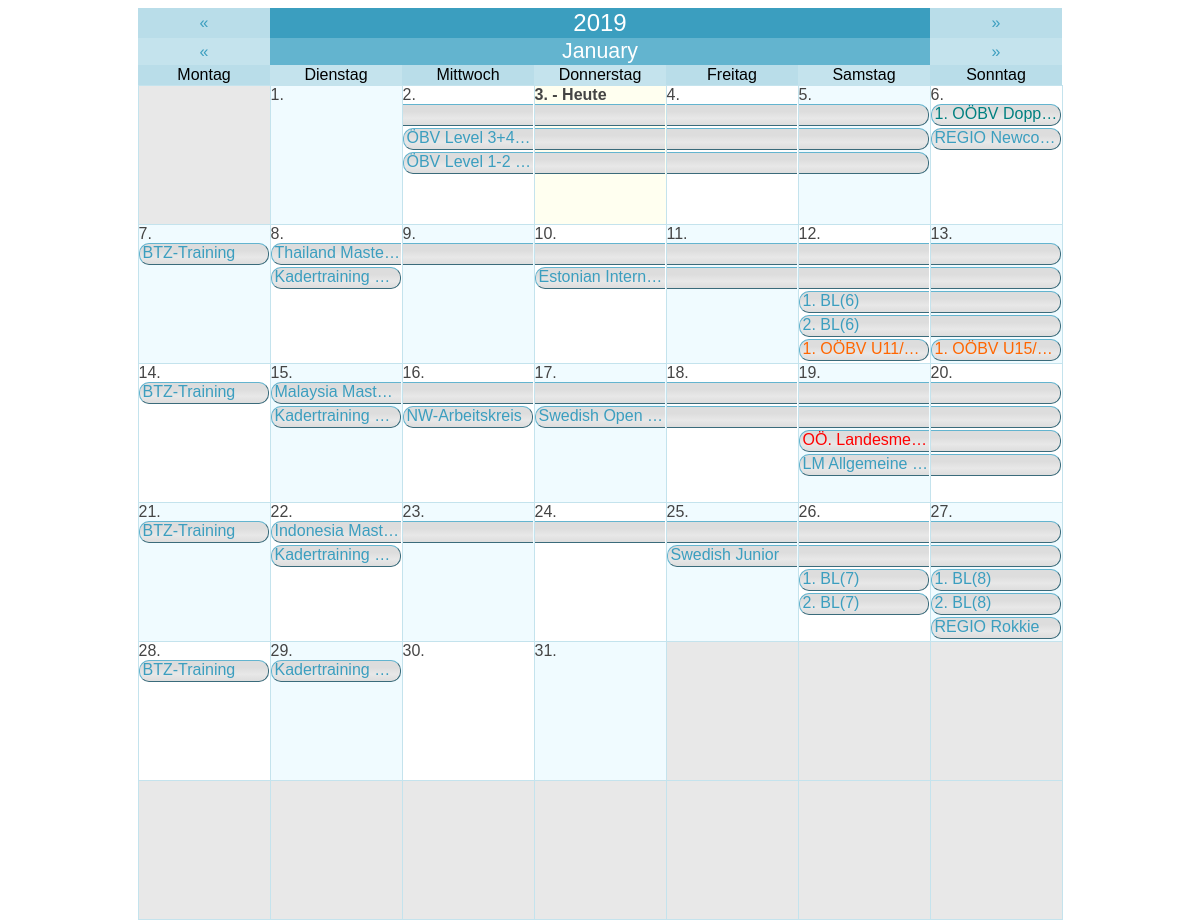
Screenshot of /graphic_calendar.php with the database file from the repository.
### tables this page shows
CREATE TABLE `agenda` (
  `id` int(11) NOT NULL AUTO_INCREMENT,
  `title` varchar(255) NOT NULL,
  `description` text NOT NULL,
  `date_begin` date NOT NULL,
  `date_end` date NOT NULL,
  `isTimespan` tinyint(1) NOT NULL,
  `location` varchar(255) NOT NULL,
  `time_start` time NOT NULL,
  `time_end` time NOT NULL,
  `category` varchar(20) NOT NULL,
  `participant` varchar(255) NOT NULL,
  `responsible` varchar(255) NOT NULL,
  `additional_info` text NOT NULL,
  PRIMARY KEY (`id`)
);

CREATE TABLE `zentralausschreibungen` (
  `id` int(11) NOT NULL AUTO_INCREMENT,
  `size` varchar(10) NOT NULL,
  `category` varchar(200) NOT NULL,
  `title_line1` varchar(255) NOT NULL,
  `title_line2` varchar(255) NOT NULL,
  `date_begin` date NOT NULL,
  `date_end` date NOT NULL,
  `act_timespan` int(11) NOT NULL,
  `act_verein` tinyint(1) NOT NULL,
  `verein` varchar(255) NOT NULL,
  `act_uhrzeit` tinyint(1) NOT NULL,
  `uhrzeit` varchar(255) NOT NULL,
  `act_auslosung` tinyint(1) NOT NULL,
  `auslosung` varchar(255) NOT NULL,
  `act_hallenname` tinyint(1) NOT NULL,
  `hallenname` varchar(255) NOT NULL,
  `act_anschrift_halle` tinyint(1) NOT NULL,
  `anschrift_halle` varchar(255) NOT NULL,
  `act_anzahl_felder` tinyint(1) NOT NULL,
  `anzahl_felder` varchar(50) NOT NULL,
  `act_turnierverantwortlicher` tinyint(1) NOT NULL,
  `turnierverantwortlicher` varchar(255) NOT NULL,
  `act_oberschiedsrichter` tinyint(1) NOT NULL,
  `oberschiedsrichter` varchar(255) NOT NULL,
  `act_telefon` tinyint(1) NOT NULL,
  `telefon` varchar(30) NOT NULL,
  `act_anmeldung_online` tinyint(1) NOT NULL,
  `anmeldung_online` varchar(255) NOT NULL,
  `act_anmeldung_email` tinyint(1) NOT NULL,
  `anmeldung_email` varchar(255) NOT NULL,
  `act_nennungen_email` tinyint(1) NOT NULL,
  `nennungen_email` varchar(255) NOT NULL,
  `act_nennschluss` tinyint(1) NOT NULL,
  `nennschluss` date NOT NULL,
  `act_zusatzangaben` tinyint(1) NOT NULL,
  `zusatzangaben` varchar(255) NOT NULL,
  `location` varchar(255) NOT NULL,
  PRIMARY KEY (`id`)
);

### data/string.lib.php (called while the page is built, shortened)
<?php
function SReplace($string,$specialCharacters='')
{
    $sstr = str_replace(' ','-',$string);
    $sstr = str_replace('&Auml;','AE',$sstr);
    $sstr = str_replace('&auml;','ae',$sstr);
    $sstr = str_replace('&Ouml;','OE',$sstr);
    $sstr = str_replace('&ouml;','oe',$sstr);
    $sstr = str_replace('&Uuml;','UE',$sstr);
    $sstr = str_replace('&uuml;','ue',$sstr);
    $sstr = str_replace('&szlig;','ss',$sstr);
    $sstr = str_replace('Ã„','AE',$sstr);
    $sstr = str_replace('Ã¤','ae',$sstr);
    $sstr = str_replace('Ã–','OE',$sstr);
    $sstr = str_replace('Ã¶','oe',$sstr);
    $sstr = str_replace('Ãœ','UE',$sstr);
    $sstr = str_replace('Ã¼','ue',$sstr);
    $sstr = str_replace('ÃŸ','ss',$sstr);
    $sstr = preg_replace('/[^0-9A-Za-z-'.$specialCharacters.'\|]/', '', $sstr);
    return $sstr;
}
?>

### data/mysql.lib.php (called while the page is built, shortened)
<?php
class MySQL
{
    private static $sqlConnectionLink;
    public static function SetSQLLink($link)
    {
        self::$sqlConnectionLink = $link;
    }
    private static function GetParamTypeList($paramTypeList,$paramAmt)
    {
        if(substr($paramTypeList,0,1) == "@")
        {
            $broadcastType = str_replace("@","",$paramTypeList);
            $mySQLParamTypes = '';
            for($i=0;$i<$paramAmt;$i++) $mySQLParamTypes .= $broadcastType;
        }
        else
        {
            if($paramAmt == strlen($paramTypeList) OR ($paramTypeList == "" AND $paramAmt == -1)) $mySQLParamTypes = $paramTypeList;
            else die("<b>Not enought parameters provided!</b> <br> <b>Provided: </b> ".strlen($paramTypeList)." <br><b>Required:</b> $paramAmt");
        }
        return $mySQLParamTypes;
    }
    public static function Row($sqlStatement,$parameterTypes="", &...$sqlParameters)
    {
        $parameterAmount = func_num_args() - 2;
        $parameterTypeList = self::GetParamTypeList($parameterTypes,$parameterAmount);
        $stmt = self::$sqlConnectionLink->prepare($sqlStatement);
        if($parameterTypes != "") call_user_func_array(array($stmt, "bind_param"), array_merge(array($parameterTypeList), $sqlParameters));
        $stmt->execute();
        $result = $stmt->get_result();
        $row = $result->fetch_array();
        return $row;
    }
    public static function Cluster($sqlStatement,$parameterTypes="", &...$sqlParameters)
    {
        $rowArray = array();
        $parameterAmount = func_num_args() - 2;
        $parameterTypeList = self::GetParamTypeList($parameterTypes,$parameterAmount);
        $stmt = self::$sqlConnectionLink->prepare($sqlStatement);
        if($parameterTypes != "") call_user_func_array(array($stmt, "bind_param"), array_merge(array($parameterTypeList), $sqlParameters));
        $stmt->execute();
        $result = $stmt->get_result();
        while($row = $result->fetch_assoc()) array_push($rowArray,$row);
        return $rowArray;
    }
}
?>

### data/setting.lib.php (called while the page is built, shortened)
<?php
class Setting
{
    private static $sqlConnectionLink;
    public static function SetSQLLink($link)
    {
        self::$sqlConnectionLink = $link;
    }
    public static function Get($setting)
    {
        $stmt = self::$sqlConnectionLink->prepare("SELECT value FROM settings WHERE setting = ?");
        $stmt->bind_param('s', $setting);
        $stmt->execute();
        $result = $stmt->get_result();
        $value = $result->fetch_array();
        switch($value[0])
        {
            case 'true':    return true;
            default:        return $value[0];
        }
    }
}
?>

### graphic_calendar.php (the view, shortened to what this page needs)
<?php
    echo '
        <!DOCTYPE html>
        <html>
            <head>
                <link rel="stylesheet" href="https://use.fontawesome.com/releases/v5.3.1/css/all.css">
                <link rel="stylesheet" type="text/css" href="/css/style.css">
                <link rel="stylesheet" href="https://cdnjs.cloudflare.com/ajax/libs/font-awesome/4.7.0/css/font-awesome.min.css">
                <meta charset="utf-8">
            </head>
            <body>
                <div class="iframe_content" style="height: 600px;">
    ';
    $dateok = false;
    if (!$dateok)
    {
        $mo = date('m');
        $da = date('d');
        $yr = date('Y');
    }
    $offset = date('w', mktime(0,0,0,$mo,1,$yr));
    $nd = date('d', mktime(0,0,0,$mo+1,0,$yr));
    $days = array();
    for ($i=0;$i<=42;$i++) $days[$i]['out']= '&nbsp;';
    $j=1;
    for ($i=$offset;$i<=($offset+$nd-1);$i++)
    {
        $day = $j++;
        $date = $yr.'-'.str_pad($mo,2,0,STR_PAD_LEFT).'-'.str_pad($day,2,0,STR_PAD_LEFT);
        $days[$i]['out']= $day.'.';
        $days[$i]['dat']= $date;
    }
    $redirEx = '';
    echo '
        <center>
            <table class="calendar_table">
            <tr>
                <td colspan="1"><a href="?day='.date('Y-m-d', mktime(0,0,0,$mo,$da,$yr-1)).$redirEx.'">&laquo;</a></td>
                <td colspan="5"><b>'.$yr.'</b></td>
                <td colspan="1"><a href="?day='.date('Y-m-d', mktime(0,0,0,$mo,$da,$yr+1)).$redirEx.'">&raquo;</a></td>
            </tr>
            <tr>
                <td colspan="1"><a href="?day='.date('Y-m-d', mktime(0,0,0,$mo,0,$yr)).$redirEx.'">&laquo;</a></td>
                <td colspan="5"><b>'.str_replace('Mrz','M&auml;rz',SReplace(strftime("%B",strtotime($yr.'-'.$mo.'-'.$da)))).'</b></td>
                <td colspan="1"><a href="?day='.date('Y-m-d', mktime(0,0,0,$mo+1,1,$yr)).$redirEx.'">&raquo;</a></td>
            </tr>
            <tr>
                <td>Montag</td>
                <td>Dienstag</td>
                <td>Mittwoch</td>
                <td>Donnerstag</td>
                <td>Freitag</td>
                <td>Samstag</td>
                <td>Sonntag</td>
            </tr>
    ';
    $cntr = 1;
    $sqlExtension = '';
    $thisMontAndYear = $yr.'-'.str_pad($mo,2,0,STR_PAD_LEFT).'-%';
    $zaTSMonthCluster = MySQL::Cluster("SELECT * FROM zentralausschreibungen WHERE act_timespan = '1' $sqlExtension AND (date_begin LIKE ? OR date_end LIKE ?)",'ss',$thisMontAndYear,$thisMontAndYear);
    $zaSiMonthCluster = MySQL::Cluster("SELECT * FROM zentralausschreibungen WHERE act_timespan = '0' $sqlExtension AND date_begin LIKE ?",'s',$thisMontAndYear);
    $agTSMonthCluster = MySQL::Cluster("SELECT * FROM agenda WHERE isTimespan = '1' $sqlExtension AND (date_begin LIKE ? OR date_end LIKE ?) ",'ss',$thisMontAndYear,$thisMontAndYear);
    $agSiMonthCluster = MySQL::Cluster("SELECT * FROM agenda WHERE isTimespan = '0' $sqlExtension AND date_begin LIKE ?",'s',$thisMontAndYear);
    $categoryColor = array(
    "Landesmeisterschaft" => Setting::Get("ColorLandesmeisterschaft"),
    "Doppelturnier" => Setting::Get("ColorDoppelturnier"),
    "Nachwuchs" => Setting::Get("ColorNachwuchs"),
    "SchuelerJugend" => Setting::Get("ColorSchuelerJugend"),
    "Senioren" => Setting::Get("ColorSenioren"),
    "Training" => Setting::Get("ColorTraining"));
    $designDataGrid = array_fill(0,31,array(NULL,NULL,NULL,NULL,NULL,NULL));
    for($ddg = 0 ; $ddg < 31 ; $ddg++)
    {
        foreach($zaTSMonthCluster AS $dateData)
        {
            $datePartsBegin = explode('-',$dateData['date_begin']);
            $datePartsEnd = explode('-',$dateData['date_end']);
            if($datePartsBegin[2] == $ddg + 1)
            {
                $timespan =  $datePartsEnd[2] - $datePartsBegin[2] + 1;
                for($lctr = 5 ; $lctr >= 0 ; $lctr--)
                {
                    $layerValid = true;
                    for($ldctr = 0 ; $ldctr < $timespan ; $ldctr++) if($designDataGrid[$ddg + $ldctr][$lctr] != NULL) $layerValid = false;
                    if($layerValid) $layer = $lctr;
                }
                for($dctr = 0 ; $dctr < $timespan ; $dctr++) $designDataGrid[$ddg + $dctr][$layer] = 'ZA-'.$dateData['id'];
            }
        }
        foreach($agTSMonthCluster AS $dateData)
        {
            $datePartsBegin = explode('-',$dateData['date_begin']);
            $datePartsEnd = explode('-',$dateData['date_end']);
            if($datePartsBegin[2] == $ddg + 1)
            {
                $timespan =  $datePartsEnd[2] - $datePartsBegin[2] + 1;
                for($lctr = 5 ; $lctr >= 0 ; $lctr--)
                {
                    $layerValid = true;
                    for($ldctr = 0 ; $ldctr < $timespan ; $ldctr++) if($designDataGrid[$ddg + $ldctr][$lctr] != NULL) $layerValid = false;
                    if($layerValid) $layer = $lctr;
                }
                for($dctr = 0 ; $dctr < $timespan ; $dctr++) $designDataGrid[$ddg + $dctr][$layer] = 'AG-'.$dateData['id'];
            }
        }
        foreach($zaSiMonthCluster AS $dateData)
        {
            $datePartsBegin = explode('-',$dateData['date_begin']);
            if($datePartsBegin[2] == $ddg + 1)
            {
                for($lctr = 5 ; $lctr >= 0 ; $lctr--)
                {
                    $layerValid = true;
                    if($designDataGrid[$ddg][$lctr] != NULL) $layerValid = false;
                    if($layerValid) $layer = $lctr;
                }
                $designDataGrid[$ddg][$layer] = 'ZA-'.$dateData['id'];
            }
        }
        foreach($agSiMonthCluster AS $dateData)
        {
            $datePartsBegin = explode('-',$dateData['date_begin']);
            if($datePartsBegin[2] == $ddg + 1)
            {
                for($lctr = 5 ; $lctr >= 0 ; $lctr--)
                {
                    $layerValid = true;
                    if($designDataGrid[$ddg][$lctr] != NULL) $layerValid = false;
                    if($layerValid) $layer = $lctr;
                }
                $designDataGrid[$ddg][$layer] = 'AG-'.$dateData['id'];
            }
        }
    }
    for($lctr = 0 ; $lctr < 5 ; $lctr++)
    {
        for($ddg = 0 ; $ddg < 31 ; $ddg++) if($designDataGrid[$ddg][$lctr] != NULL) $lastLayer =  $lctr;
    }
    for ($i=1;$i<=6;$i++)
    {
        echo '<tr>';
        for ($j=1;$j<=7;$j++)
        {
            $curr = $cntr++;
            $accent = ($days[$curr]['dat'] == "") ? 'blank' : (($curr % 2 == 0) ? 'accent1' : 'accent2');
            $style = (date("Y-m-d") == $days[$curr]['dat']) ? 'bold' : 'normal';
            $today = (date("Y-m-d") == $days[$curr]['dat']) ? 'today' : '';
            $selectStyle = (isset($_GET['datum']) AND $_GET['datum']==$days[$curr]['dat']) ? 'selected' : '';
            echo '
                <td class="'.$selectStyle.' '.$accent.' '.$today.'" style="font-weight: '.$style.'">
                <span>'.$days[$curr]['out'].' '.((date("Y-m-d") == $days[$curr]['dat']) ? ' - Heute' : '').'</span>
            ';
            $curDate = $days[$curr]['dat'];
            $dayNow = intval(str_replace('.','',$days[$curr]['out']));
            echo '<table class="cellContentData">';
            for($dctr = 0 ; $dctr <= $lastLayer ; $dctr++)
            {
                $dataParts = explode("-",$designDataGrid[$dayNow - 1][$dctr]);
                if($dataParts[0] == "ZA" OR $dataParts[0] == "AG")
                {
                    if($dataParts[0] == "ZA")
                    {
                        $calData = MySQL::Row("SELECT *,CONCAT_WS(' ',title_line1,title_line2) AS displayTitle FROM zentralausschreibungen WHERE id = ?",'i',$dataParts[1]);
                        $displayTitle = '';
                        if($calData['act_timespan'])
                        {
                            if($curDate == $calData['date_begin'])
                            {
                                $cellStyle = "timespanStart";
                                $displayTitle = $calData['displayTitle'];
                            }
                            else if($curDate == $calData['date_end'])
                            {
                                $cellStyle = "timespanEnd";
                            }
                            else
                            {
                                $cellStyle = "timespanMiddle";
                                $dateModalInfo = '';
                            }
                        }
                        else
                        {
                            $cellStyle = "timespanSingle";
                            $displayTitle = $calData['displayTitle'];
                        }
                    }
                    if($dataParts[0] == "AG")
                    {
                        $calData = MySQL::Row("SELECT *,title AS displayTitle FROM agenda WHERE id = ?",'i',$dataParts[1]);
                        $displayTitle = '';
                        if($calData['isTimespan'])
                        {
                            if($curDate == $calData['date_begin'])
                            {
                                $cellStyle = "timespanStart";
                                $displayTitle = $calData['displayTitle'];
                            }
                            else if($curDate == $calData['date_end'])
                            {
                                $cellStyle = "timespanEnd";
                            }
                            else
                            {
                                $cellStyle = "timespanMiddle";
                            }
                        }
                        else
                        {
                            $cellStyle = "timespanSingle";
                            $displayTitle = $calData['displayTitle'];
                        }
                    }
                    echo '
                        <tr>
                            <td>
                                <a href="#calenderInfo'.$designDataGrid[$dayNow - 1][$dctr].'" style="text-decoration:none;">
                                    <div id="'.$cellStyle.'" style="color: '.(($calData['category']!="") ? $categoryColor[$calData['category']] : '#000000').';">'.$displayTitle.'</div>
                                </a>
                            </td>
                        </tr>
                    ';
                }
                else echo '<tr><td></td></tr>';
            }
            echo '</table>';
            echo'
                </td>
            ';
        }
        echo '</tr>';
    }
    echo '
            </table>
        </center>
    ';
    echo '
                </div>
            </body>
        </html>
    ';
?>

### rows the page displays
agenda: title "ÖBV Level 3+4…"
agenda: title "ÖBV Level 1-2…"
zentralausschreibungen: displayTitle "1. OÖBV Dopp…"
agenda: title "REGIO Newco…"
agenda: title "BTZ-Training"
agenda: title "Thailand Maste…"
agenda: title "Kadertraining…"
agenda: title "Estonian Intern…"
agenda: title "1. BL(6)"
agenda: title "2. BL(6)"
zentralausschreibungen: displayTitle "1. OÖBV U11/…"
zentralausschreibungen: displayTitle "1. OÖBV U15/…"
agenda: title "BTZ-Training"
agenda: title "Malaysia Mast…"
agenda: title "Kadertraining…"
agenda: title "NW-Arbeitskreis"
agenda: title "Swedish Open…"
zentralausschreibungen: displayTitle "OÖ. Landesme…"
agenda: title "LM Allgemeine…"
agenda: title "BTZ-Training"
agenda: title "Indonesia Mast…"
agenda: title "Kadertraining…"
agenda: title "Swedish Junior"
agenda: title "1. BL(7)"
agenda: title "2. BL(7)"
agenda: title "1. BL(8)"
agenda: title "2. BL(8)"
agenda: title "REGIO Rokkie"
agenda: title "BTZ-Training"
agenda: title "Kadertraining…"

### other values shown
$yr "2019"
$days[$curr]['out'] "1."
$days[$curr]['out'] "2."
$days[$curr]['out'] "3."
$days[$curr]['out'] "4."
$days[$curr]['out'] "5."
$days[$curr]['out'] "6."
$days[$curr]['out'] "7."
$days[$curr]['out'] "8."
$days[$curr]['out'] "9."
$days[$curr]['out'] "10."
$days[$curr]['out'] "11."
$days[$curr]['out'] "12."
$days[$curr]['out'] "13."
$days[$curr]['out'] "14."
